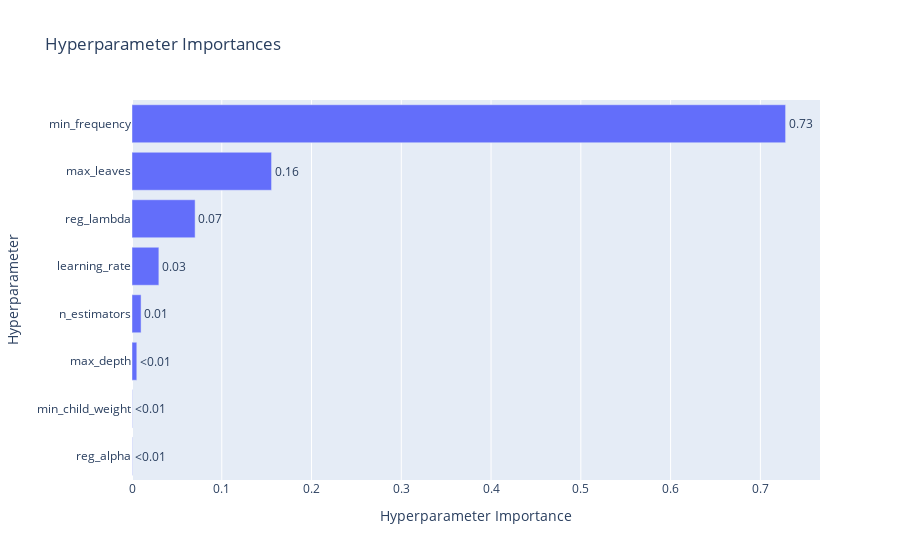

Here is the notebook cell this chart was saved with:
### Code cell
# Gráfico de importancia de hiperparámetros con Optuna
plot_param_importances(study_opt)

### Figure 1 — Plotly figure (JSON) as saved in the notebook; plotly's stock layout.template omitted (floating-point values rounded to 4 significant figures)
{"data": [{"cliponaxis": false, "hovertemplate": ["reg_alpha (FloatDistribution): 0.00032990377079520765<extra></extra>", "min_child_weight (IntDistribution): 0.00035993086876483964<extra></extra>", "max_depth (IntDistribution): 0.005350445906542234<extra></extra>", "n_estimators (IntDistribution): 0.010120348046260528<extra></extra>", "learning_rate (FloatDistribution): 0.029933374223670952<extra></extra>", "reg_lambda (FloatDistribution): 0.0703141876184607<extra></extra>", "max_leaves (IntDistribution): 0.15547225332015707<extra></extra>", "min_frequency (FloatDistribution): 0.7281195562453486<extra></extra>"], "name": "Objective Value", "orientation": "h", "text": ["<0.01", "<0.01", "<0.01", "0.01", "0.03", "0.07", "0.16", "0.73"], "textposition": "outside", "type": "bar", "x": [0.0003299, 0.0003599, 0.00535, 0.01012, 0.02993, 0.07031, 0.1555, 0.7281], "y": ["reg_alpha", "min_child_weight", "max_depth", "n_estimators", "learning_rate", "reg_lambda", "max_leaves", "min_frequency"]}], "layout": {"title": {"text": "Hyperparameter Importances"}, "xaxis": {"title": {"text": "Hyperparameter Importance"}}, "yaxis": {"title": {"text": "Hyperparameter"}}}}
